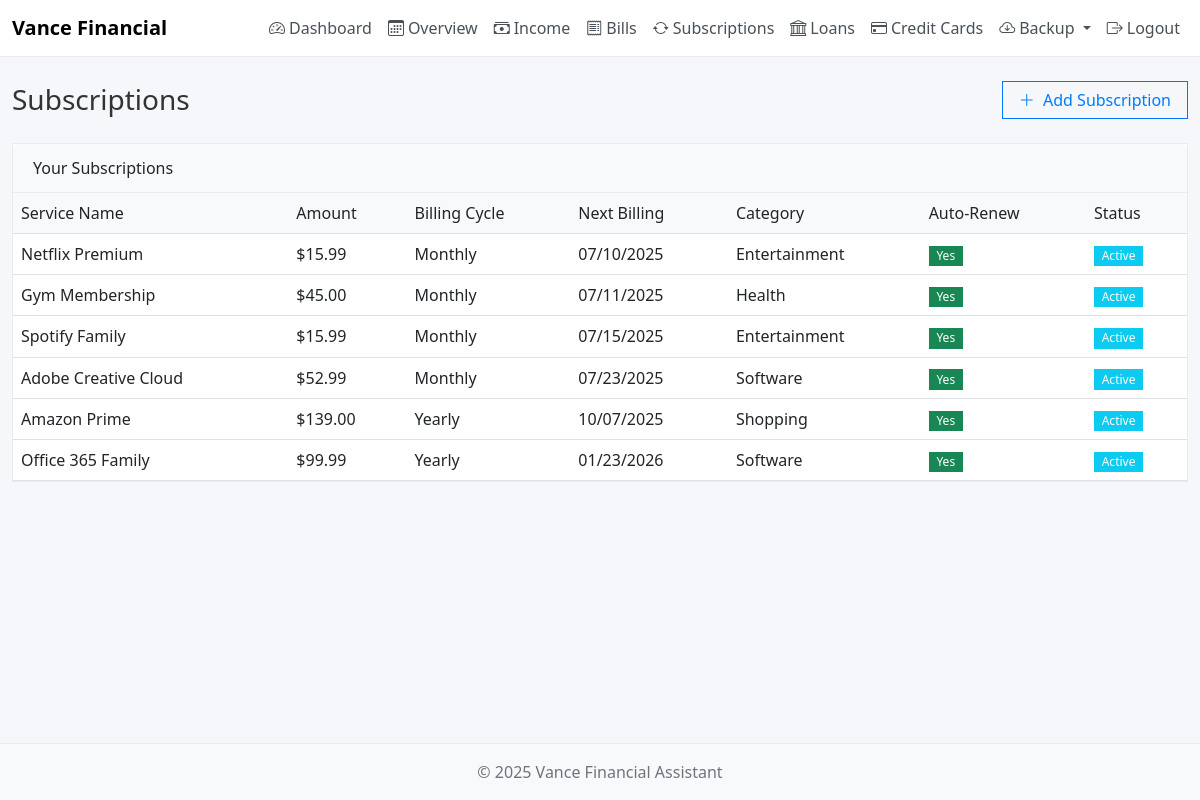
Before: /subscriptions (signed in) with the older database file.
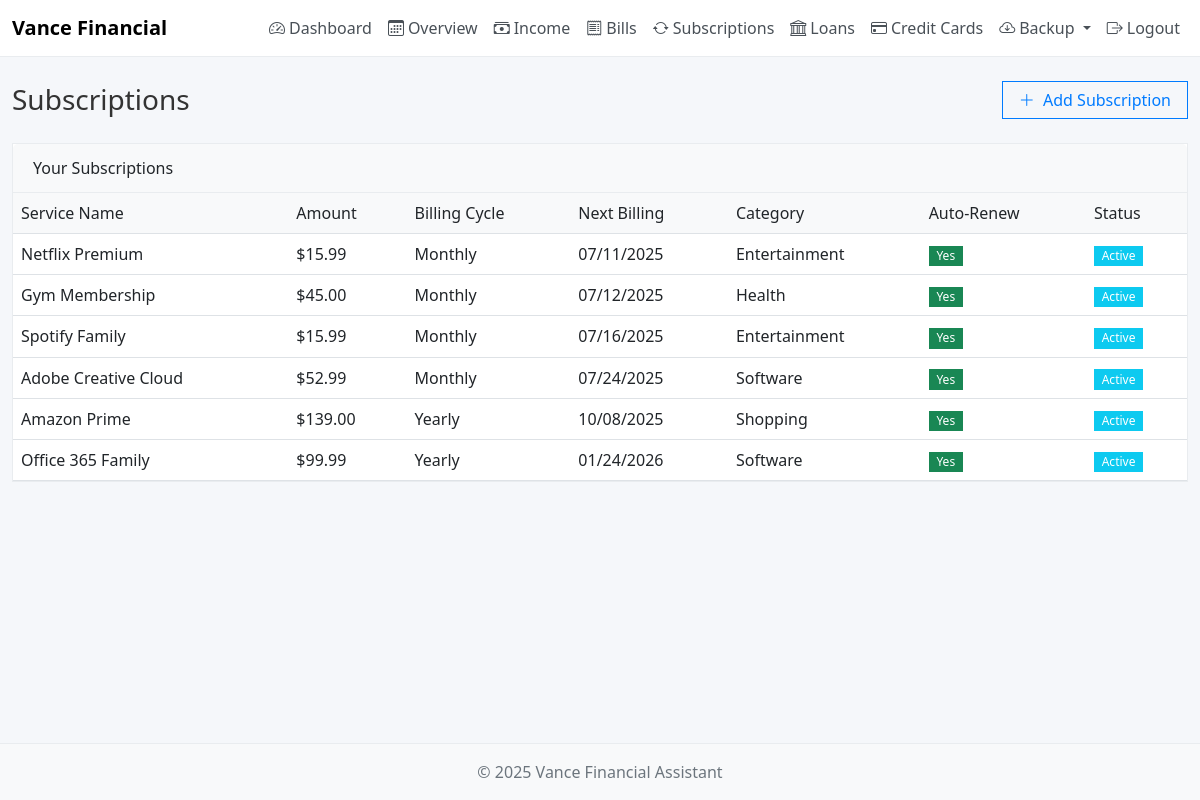
After: the same page with the newer database file.
### Vance_Financial_Assistant.py (models this page shows)
class Subscription(db.Model):
    id = db.Column(db.Integer, primary_key=True)
    name = db.Column(db.String(100), nullable=False)
    amount = db.Column(db.Float, nullable=False)
    billing_cycle = db.Column(db.String(20), nullable=False)  # Monthly, Yearly, Weekly
    next_billing_date = db.Column(db.Date, nullable=False)
    category = db.Column(db.String(50))  # Entertainment, Software, News, etc.
    is_active = db.Column(db.Boolean, default=True)
    auto_renew = db.Column(db.Boolean, default=True)
    user_id = db.Column(db.Integer, db.ForeignKey('user.id'), nullable=False)

### Vance_Financial_Assistant.py (the view, shortened to what this page needs)
@app.route('/subscriptions', methods=['GET', 'POST'])
def subscriptions():
    if 'user_id' not in session:
        return redirect(url_for('login'))
    user_subscriptions = Subscription.query.filter_by(user_id=session['user_id']).order_by(Subscription.next_billing_date).all()
    return render_template('subscriptions.html', subscriptions=user_subscriptions)

### templates/subscriptions.html (shortened to what this page needs)
{% extends "base.html" %}
{% block content %}
<div class="d-flex justify-content-between align-items-center mb-4">
    <h1 class="h3 mb-0">Subscriptions</h1>
    <button type="button" class="btn btn-outline-primary" data-bs-toggle="modal" data-bs-target="#addSubscriptionModal">
        <i class="bi bi-plus-lg me-1"></i> Add Subscription
    </button>
</div>
<div class="card mb-4">
    <div class="card-header d-flex justify-content-between align-items-center">
        <span>Your Subscriptions</span>
    </div>
    <div class="card-body p-0">
        {% if subscriptions %}
        <div class="table-responsive">
            <table class="table table-hover mb-0">
                <thead>
                    <tr>
                        <th>Service Name</th>
                        <th>Amount</th>
                        <th>Billing Cycle</th>
                        <th>Next Billing</th>
                        <th>Category</th>
                        <th>Auto-Renew</th>
                        <th>Status</th>
                    </tr>
                </thead>
                <tbody>
                    {% for subscription in subscriptions %}
                    <tr>
                        <td>{{ subscription.name }}</td>
                        <td>${{ "%.2f"|format(subscription.amount) }}</td>
                        <td>{{ subscription.billing_cycle }}</td>
                        <td>{{ subscription.next_billing_date.strftime('%m/%d/%Y') }}</td>
                        <td>{{ subscription.category or '—' }}</td>
                        <td>
                            {% if subscription.auto_renew %}
                            <span class="badge bg-success">Yes</span>
                            {% else %}
                            <span class="badge bg-warning">No</span>
                            {% endif %}
                        </td>
                        <td>
                            {% if subscription.is_active %}
                            <span class="badge bg-info">Active</span>
                            {% else %}
                            <span class="badge bg-secondary">Inactive</span>
                            {% endif %}
                        </td>
                    </tr>
                    {% endfor %}
                </tbody>
            </table>
        </div>
        {% else %}
        <div class="text-center py-4 text-muted">
            <p class="mb-0">No subscriptions added yet.</p>
        </div>
        {% endif %}
    </div>
</div>
{% endblock %}

Changed rows visible on the page:
changed Subscription "Netflix Premium": next_billing_date "07/10/2025" → "07/11/2025"
changed Subscription "Gym Membership": next_billing_date "07/11/2025" → "07/12/2025"
changed Subscription "Spotify Family": next_billing_date "07/15/2025" → "07/16/2025"
changed Subscription "Adobe Creative Cloud": next_billing_date "07/23/2025" → "07/24/2025"
changed Subscription "Amazon Prime": next_billing_date "10/07/2025" → "10/08/2025"
changed Subscription "Office 365 Family": next_billing_date "01/23/2026" → "01/24/2026"
